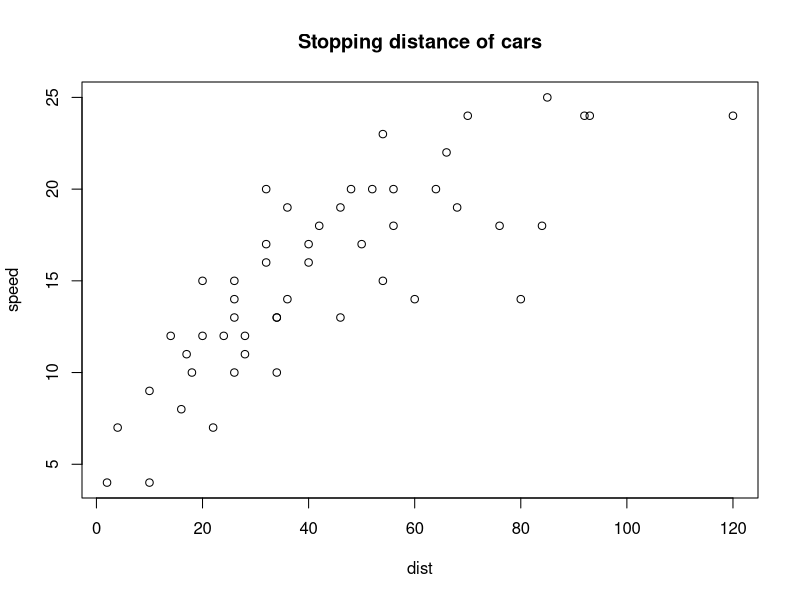
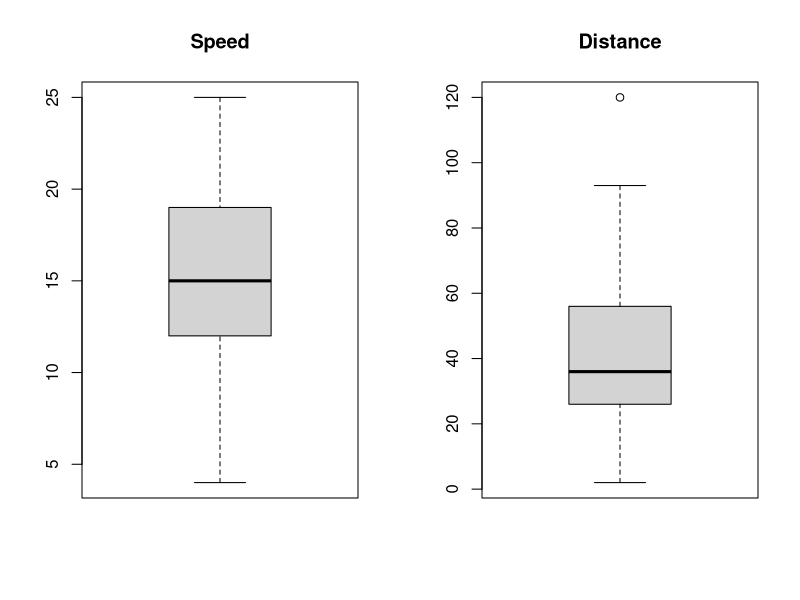
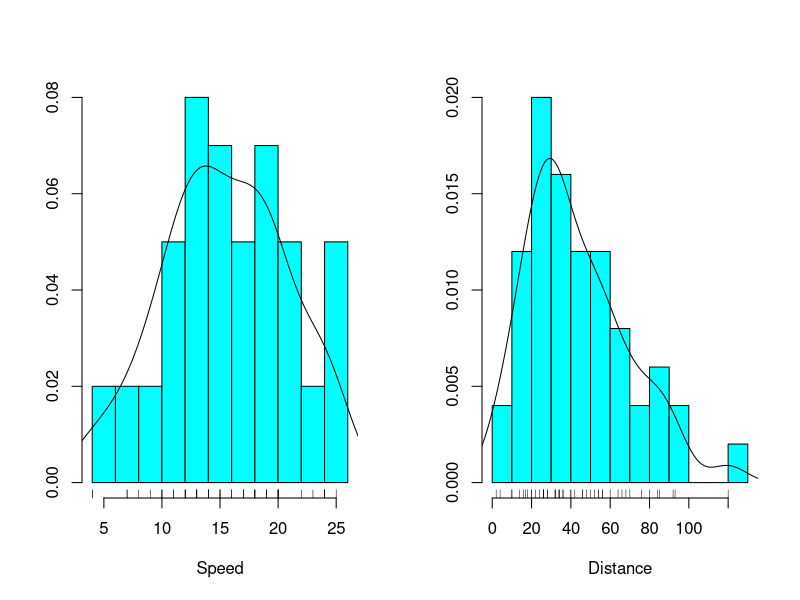
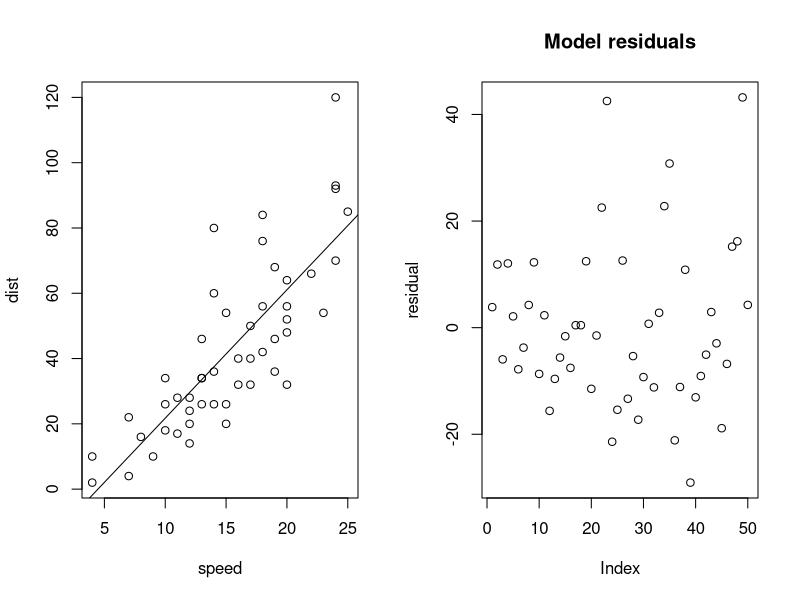
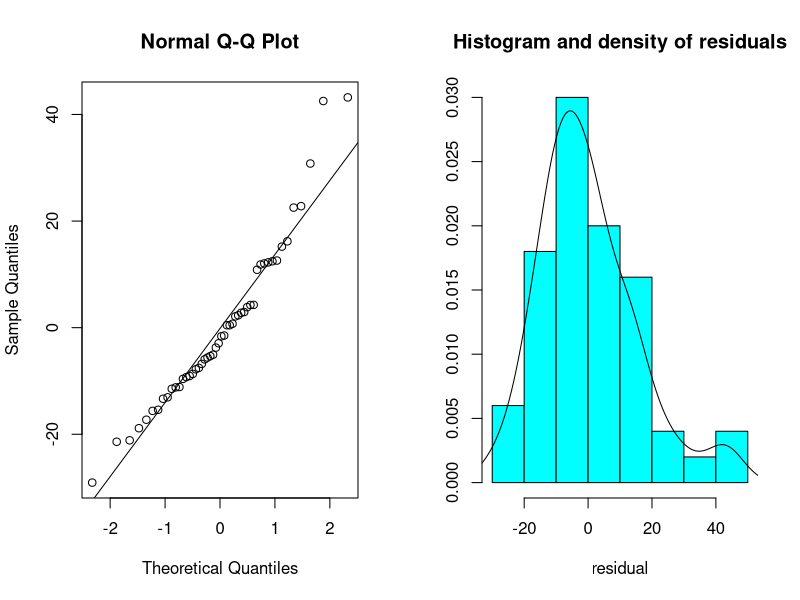

Here is the R script that generated these plots, in order:
## ---- chunk 1
knitr::opts_chunk$set(echo = TRUE)
## ---- chunk 2
with(cars, plot(dist, speed, main = "Stopping distance of cars"))
## ---- chunk 3
with(cars, cor(speed, dist))
## ---- chunk 4
par(mfrow = c(1, 2))
with(cars, boxplot(speed, main = "Speed"))
with(cars, boxplot(dist, main = "Distance"))
## ---- chunk 5
boxplot.stats(cars$dist)$out
## ---- chunk 6
cars[which(cars$dist %in% boxplot.stats(cars$dist)$out), ]
## ---- chunk 7
library(MASS)
truehist(cars$speed, nbins = 10, xlab = "Speed")
lines(density(cars$speed))
rug(cars$speed)
## ---- chunk 8
shapiro.test(cars$speed)
## ---- chunk 9
truehist(cars$dist, nbins = 10, xlab = "Distance")
lines(density(cars$dist))
rug(cars$dist)
## ---- chunk 10
shapiro.test(cars$dist)
## ---- chunk 11
m.1 <- lm(dist ~ speed, cars)
summary(m.1)
with(cars, plot(speed, dist))
abline(m.1)
## ---- chunk 12
plot(m.1$residuals, ylab = "residual", main = "Model residuals")
## ---- chunk 13
residual.mean <- mean(m.1$residuals)

# Subtracting 2 because we fitted 2 parameters, slope and the intercept
residual.df <- length(m.1$residuals) - 2 
residual.se <- sqrt(sum(m.1$residuals^2)/residual.df)
## ---- chunk 14
qqnorm(m.1$residuals)
qqline(m.1$residuals)
## ---- chunk 15
library(MASS)
truehist(m.1$residuals, xlab = "residual", main = "Histogram and density of residuals", nbins = 10)
lines(density(m.1$residuals))
## ---- chunk 16
shapiro.test(m.1$residuals)
## ---- chunk 17
SS <- sum((cars$dist - mean(cars$dist))^2)
## ---- chunk 18
RSS <- sum((m.1$residuals - mean(m.1$residuals))^2)
## ---- chunk 19
ESS <- sum((fitted(m.1) - mean(fitted(m.1)))^2)
## ---- chunk 20
SS - (ESS + RSS)
## ---- chunk 21
R.sq <- ESS/SS
## ---- chunk 22
F.stat <- ESS/residual.se^2
df.num <- 1
df.den <- length(m.1$residuals) - 2
## ---- chunk 23
p.val <- df(F.stat, df.num, df.den)
